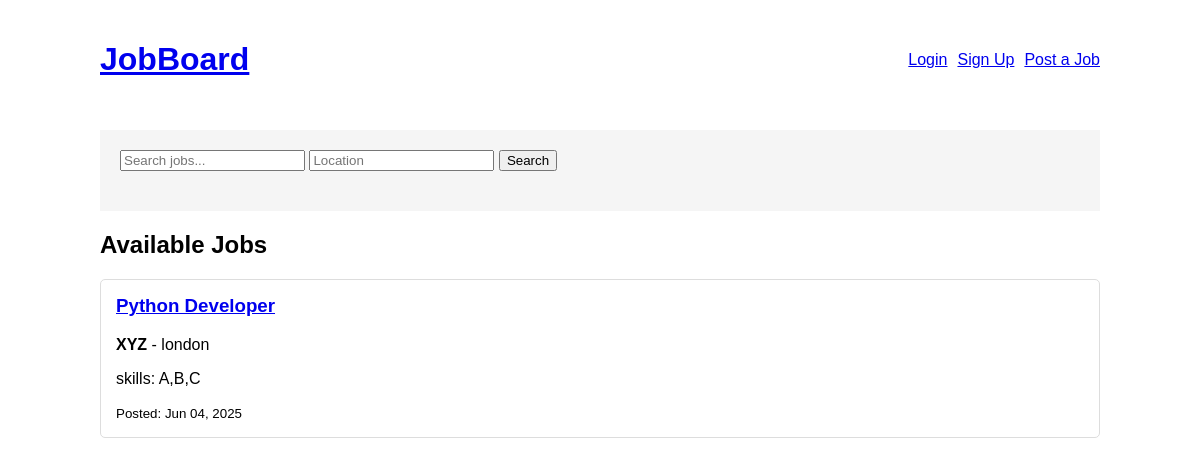
Before: / with the older database file.
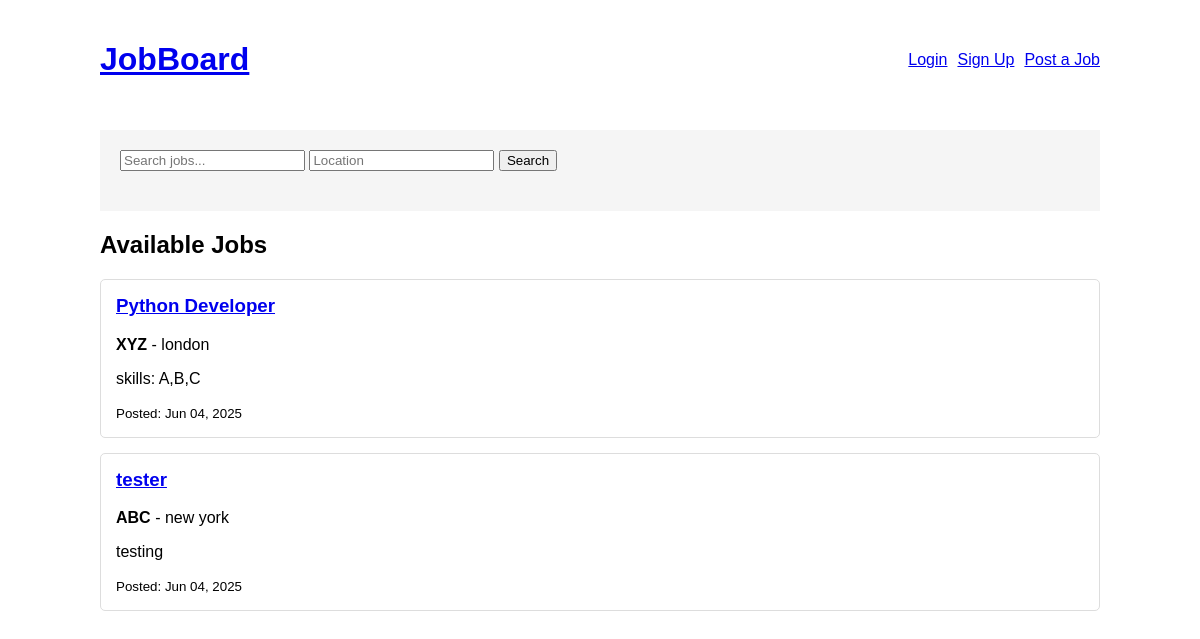
After: the same page with the newer database file.
### jobs/models.py (models this page shows, shortened)
class Job(models.Model):
    title = models.CharField(max_length=200)
    description = models.TextField()
    company = models.CharField(max_length=100)
    location = models.CharField(max_length=100)
    email = models.EmailField()  # For employer contact
    created_at = models.DateTimeField(default=timezone.now)
    is_approved = models.BooleanField(default=False)
    employer = models.ForeignKey(
        'CustomUser',
        on_delete=models.CASCADE,
        null=True,  # Allow null temporarily
        blank=True   # Allow blank in forms
    )

### jobs/views.py (the view)
# urls.py: path('', views.job_list, name='job_list'),
def job_list(request):
    jobs = Job.objects.filter(is_approved=True)
    query = request.GET.get('q')
    location = request.GET.get('location')
    if query:
        jobs = jobs.filter(title__icontains=query) | jobs.filter(description__icontains=query)
    if location:
        jobs = jobs.filter(location__icontains=location)
    return render(request, 'jobs/job_list.html', {'jobs': jobs})

### jobs/templates/jobs/job_list.html
{% extends 'jobs/base.html' %}
{% block content %}
<div class="search-box">
    <form method="get">
        <input type="text" name="q" placeholder="Search jobs..." value="{{ request.GET.q }}">
        <input type="text" name="location" placeholder="Location" value="{{ request.GET.location }}">
        <button type="submit">Search</button>
    </form>
</div>
<h2>Available Jobs</h2>
{% for job in jobs %}
    <div class="job">
        <h3><a href="{% url 'job_detail' job.pk %}">{{ job.title }}</a></h3>
        <p><strong>{{ job.company }}</strong> - {{ job.location }}</p>
        <p>{{ job.description|truncatewords:30 }}</p>
        <small>Posted: {{ job.created_at|date:"M d, Y" }}</small>
    </div>
{% empty %}
    <p>No jobs found. Try different search terms.</p>
{% endfor %}
{% endblock %}

Changed rows visible on the page:
added Job: title "tester", company "ABC", location "new york", description "testing", created_at "Jun 04, 2025"
